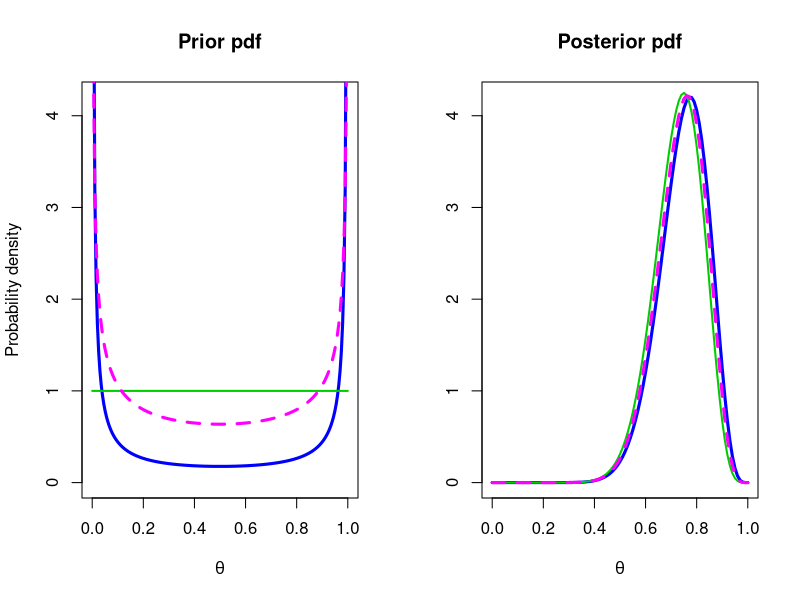
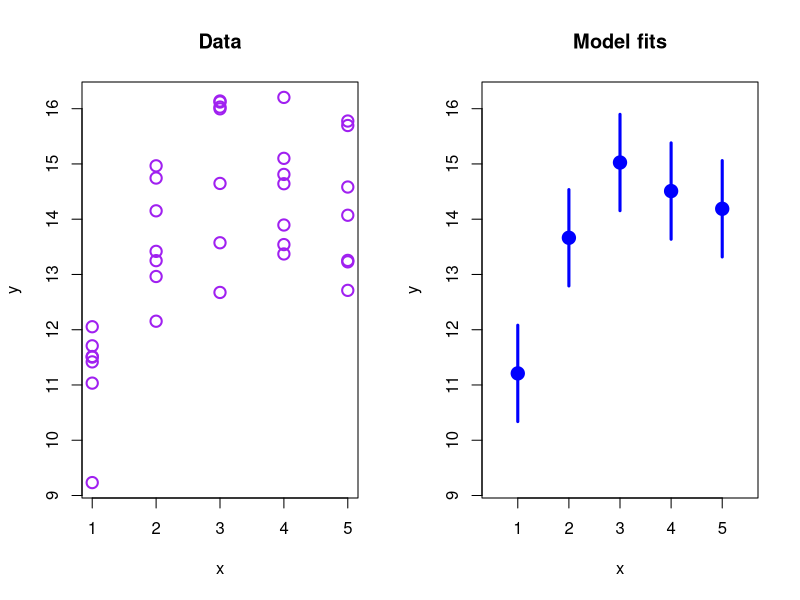
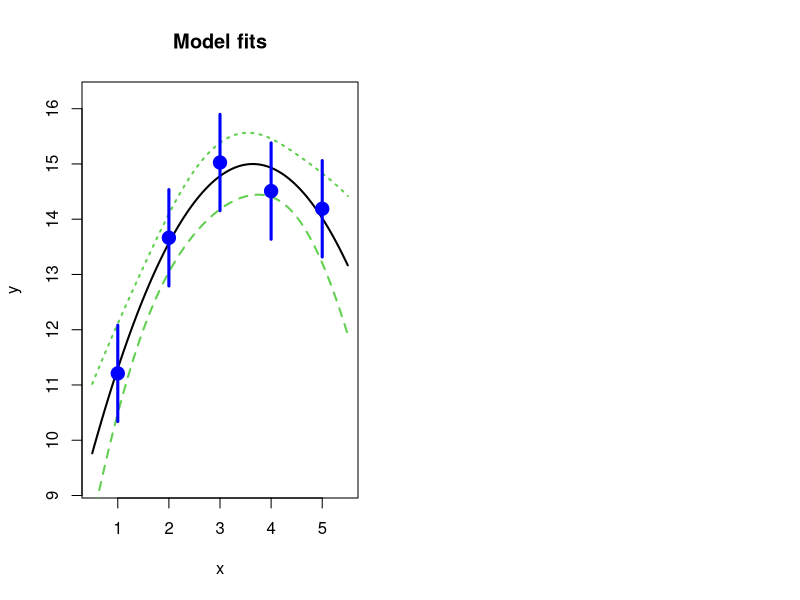

The R source for these figures, in order:
## ---- chunk 1
set.seed(2021)
x <- rnorm(20, 3)
y <- rnorm(25, 0, 2)
## ---- chunk 2
par(mfrow = c(1, 2))

col1 <- "blue"
col2 <- "green3"
col3 <- "magenta"

curve(xlab = expression(theta), ylab = "Probability density", ylim = c(0, 4.2),
      main = "Prior pdf",
      dbeta(x, 0.1, 0.1), from = 0, to = 1,    lwd = 3, col = col1, n = 200)
curve(dbeta(x, 1,   1  ), add = TRUE,          lwd = 2, col = col2)
curve(dbeta(x, 0.5, 0.5), add = TRUE, lty = 2, lwd = 3, col = col3, n = 200)

curve(xlab = expression(theta), ylab = "", ylim = c(0, 4.2),
      main = "Posterior pdf",
      dbeta(x, 15.1, 5.1), from = 0, to = 1,    lwd = 3, col = col1)
curve(dbeta(x, 16,   6  ), add = TRUE,          lwd = 2, col = col2)
curve(dbeta(x, 15.5, 5.5), add = TRUE, lty = 2, lwd = 3, col = col3)
## ---- chunk 3
set.seed(2021)
ff <- function(x)
    15 - 0.4 * (x - 4.1)^2

x <- rep(1:5, each = 7)
y <- rnorm(x, ff(x))

m0 <- lm(y ~ factor(x))
m1 <- lm(y ~ poly(x, 2))

xx0 <- 1:5
xx1 <- seq(0.5, 5.5, length.out = 101)
pp0 <- predict(m0, newdata = data.frame(x = xx0), interval = "confidence")
pp1 <- predict(m1, newdata = data.frame(x = xx1), interval = "confidence")
## ---- chunk 4
plot(x, y, main = "Data", col = "purple", cex = 1.5, lwd = 2)
## ---- chunk 5
suppressMessages(library(gplots))
matplot(xx1, pp1, type = "n", lwd = 2, ylim = range(y), col = c(1, 3, 3),
        xlab = "x", ylab = "y", main = "Model fits")
plotCI(xx0, pp0[, "fit"],
       li = pp0[, "lwr"],
       ui = pp0[, "upr"],
       add = TRUE, pch = 19, sfrac = 0, gap = 0, col = "blue", lwd = 3,
       cex = 1.5)
## ---- chunk 6
matplot(xx1, pp1, type = "l", lwd = 2, ylim = range(y), col = c(1, 3, 3),
        xlab = "x", ylab = "y", main = "Model fits")
plotCI(xx0, pp0[, "fit"],
       li = pp0[, "lwr"],
       ui = pp0[, "upr"],
       add = TRUE, pch = 19, sfrac = 0, gap = 0, col = "blue", lwd = 3,
       cex = 1.5)
